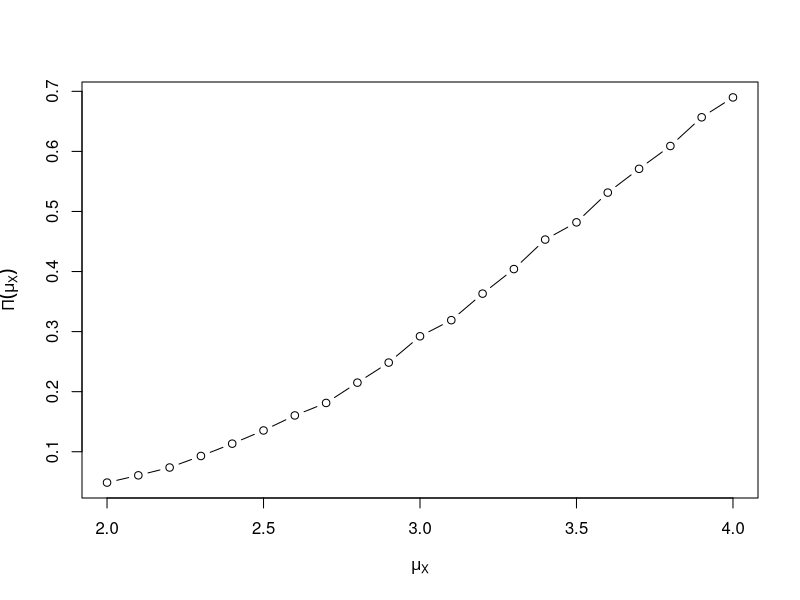

Generate this figure with R:
# Data Analytics: Methoden und Programmierung
# Assignment 1: computational statistics
# Themenfeld SS 2021 - Arbeitsgruppe
# 2021-05-12

# simulate rolling the die a few thousand times (e.g. 10000)
# estimate the expectation and the variance from this simulation data
sim_die <- function(n=10000){
  tmp_die <- sample(1:6, n, replace = TRUE)
  #expectation/mean
  e <- sum(tmp_die)/n
  #variance
  v <- var(tmp_die)
  
  tmp_vec <- c(e,v)
  names(tmp_vec) <- c("expectation","variance")
  return(tmp_vec)
}


# compute the average of 20 rolls several thousand times
# and estimates the expectation and the variance of $\overline{Y}$
sim_av20_die <- function(n=10000){
  tmp_e <- c()
  tmp_v <- c()
  for(i in 1:n){
    tmp_die <- sim_die(20)
    tmp_e[i] <- tmp_die[1]
    tmp_v[i] <- tmp_die[2]
  }
  #expectation/mean
  e <- sum(tmp_e)/n
  #variance
  v <- sum(tmp_v)/n
  
  tmp_vec <- c(e,v)
  names(tmp_vec) <- c("expectation","variance")
  return(tmp_vec)
}
  
# compute a single t-statistic. This function has two arguments:
# 1) `x`: vector having the realizations $x_{i} $.
# 2) `mu0`: the value according to the null hypothesis

#generate a vector of random variables
# x <- rnorm(1000,mean=10,sd=3)

#compute a single t statistic
my.tstat <- function(x,mu0=8) {
  return(
    (mean(x) - mu0)/sd(x)*sqrt(length(x))
  )
} #note H_0 is false here


# Write a function `my.genSampleMatrix` that generates a matrix of random variables.
# This function should generate several thousand times a sample of size $n$.
# The arguments are:
# 1) `nReps`: the number of replications. This value will govern the precision of your simulation and is typically equal to several thousand.
# 2) `nSample`: the sample size of each sample (`=n`)
# 3) `mu`: the true expected value of the population
# 4) `sigma`: the true $\sigma$ of the population
# The function should create a matrix where *each row* is a particular sample.
# The number of rows is equal to `nReps`.

#generate a matrix of random variables
my.genSampleMatrix <- function(nReps=2, nSample=5, mu=2, sigma=2) {
  SampleMatrix <- matrix(nrow = nReps,ncol=nSample,byrow = TRUE) #Create Empty Matrix with nReps Rows and nSize Columns
  for (row in seq(nrow(SampleMatrix))){ 
    SampleMatrix[row,] <- rnorm(nSample,mean = mu,sd=sigma^2) #Fill out Matrix by Row with each sample
  }
  return(SampleMatrix) #Output Result
}

##
# Write a function that accepts the matrix of random variables as an input
# and computes a vector of t-statistics.
# That is, it should compute the t-statistic for each sample in the matrix.
# This function should make use of your previously defined function
# that computes the t-statistic for a single vector.
# The arguments are:
# 1) `sampleMatrix`: the matrix containing the samples.
# 2) `mu0`: the value according to the Null hypothesis.

#compute vector of t stats
my.compute.tVector <- function(sampleMatrix=my.samMatrix, mu0=2) {
     apply(
       sampleMatrix, # Matrix to apply
       MARGIN = 1, #Set to apply by row
       my.tstat, #function to apply
       mu0 = mu0 #extra argument for funtion my.tstat 
    ) 
}


# Now write a function `my.computeTestDecisions` that carries out the decision problem.
# It takes the matrix holding the samples as an input,
# computes the t-statistics and checks whether the t-statistics are larger than a critical value.
# The arguments are:
# 1) `my.samMatrix`: the matrix containing the samples.
# 2) `threshold`: the critical value. After choosing a (significance) level of α we can use a table showing the t-distribution to read off this value.
# 3) `mu0`: the value according to the Null hypothesis.
# 4) `decision.vect`: an indicator (Boolean) variable. The default value is `FALSE` which means that `my.computeTestDecisions()` should return the fraction of samples where the t-statistic is larger than the critical value. For `decision.vect` equal to `TRUE` the function should return the vector of decisions (a vector of Booleans indicating whether the t-statistic is larger than the critical value.)

#compute rejection rate / estimate the probability of rejecting the null at a significance level of 10%
my.computeTestDecisions <- function(my.samMatrix, threshold= rejectValue, mu0= 2, decision.vect= FALSE){
  #create vector with t-values for each sample
  t_vector= apply(
    my.samMatrix,
    MARGIN = 1, #apply function by row (for each sample)
    my.tstat, 
    mu0 = mu0
  )
  #create boolean vector 
  boolean.decisions= sapply(
    t_vector, 
    function(x) {x > rejectValue} #compare elements of t vector with reject value
  )
  #set function output according to decision.vect 
  ifelse(decision.vect == FALSE, 
         return(sum(boolean.decisions)/ length(boolean.decisions)), 
         return(boolean.decisions))
}

# Now a write a wrapper function that computes the fraction of samples
# where the t-statistic is larger than the critical value for *different values*
# of $\mu$, $\sigma$ etc. The idea is that we use only this wrapper function
# to study the properties of the t-test.
# In particular, we would like to estimate by simulation the probability
# to reject the null hypothesis (the power of a test) for various values
# of the unknown population expectation $\mu$.
#The arguments are:
# 1) `mu`: (see above) the true expected value of the population
# 2) `nReps`: see above
# 3) `nSample`: see above
# 4) `threshold`: see above
# 5) `sigma`: (see above) the true $\sigma$ of the population
# 6) `mu0`: (see above) the value corresponding to the null hypothesis $H_{0}$
#now use the powervalue function to compute the probability of rejecting the null for various values



#same as above. H_0 is true. Result should be equal to significance level
#the precision can be increased by choosing a large nReps-value
rejectValue <- qt(0.95,df=19)
rejectValue

my.powerValue <- function(nReps=10000,nSample=20,threshold = rejectValue, mu=2,sigma=2, mu0=2) {
  matrix = my.genSampleMatrix(nReps, nSample, mu, sigma) ## creating the first matrix
  rejectrate = my.computeTestDecisions(matrix, threshold,mu0,decision.vect = FALSE) ## We are computing the test decisions with our freshly made matrix
  return(rejectrate)
}
## Testing my Power Value
my.powerValue(nReps=10000,nSample=20,threshold = rejectValue, mu=2.0,sigma=2, mu0=2)

## Creating muVect
muVect = seq(2,4, by = 0.1)
## Creating powerVect with a sapply function
powerVect = sapply(muVect, function(x) my.powerValue(nReps=10000,nSample=20,threshold = rejectValue, mu=x,sigma=2, mu0=2))
## Plotting powerVect and MuVect
plot(y=powerVect,x=muVect,xlab=expression(mu[X]),ylab=expression(Pi(mu[X]) ), type="b" )
